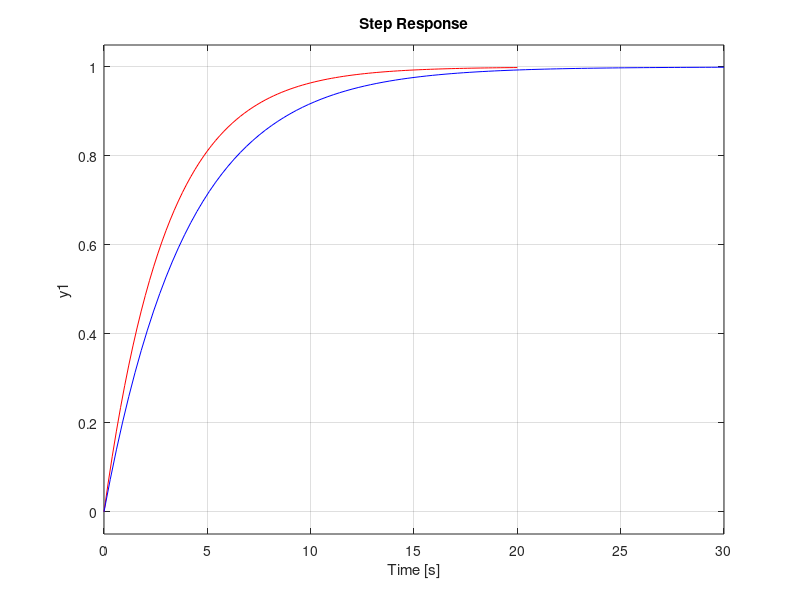

MATLAB code to generate this figure:
s = tf('s');
Gn = 0.025/(s+1);
ka = 1;
C1 = ka*minreal((4.0+7.2/s));

C2 = 50;

Go = minreal(Gn*C2);

Gcl = minreal(Go/(1+Go))

poles = pole(Gcl)

step(Gcl, 'r')
hold on
T = 3.5;

G1 = 1/(1+s*T);

step(G1, 'b')

%% 
Gp = 1/s;
T = 3;
Gc = 1/T;

Go = minreal(Gp*Gc);

Gcl = minreal(Go/(1+Go))

poles = pole(Gcl)

step(Gcl, 'r')
hold on
T1 = 4.0;

G1 = 1/(1+s*T1);

step(G1, 'b')
